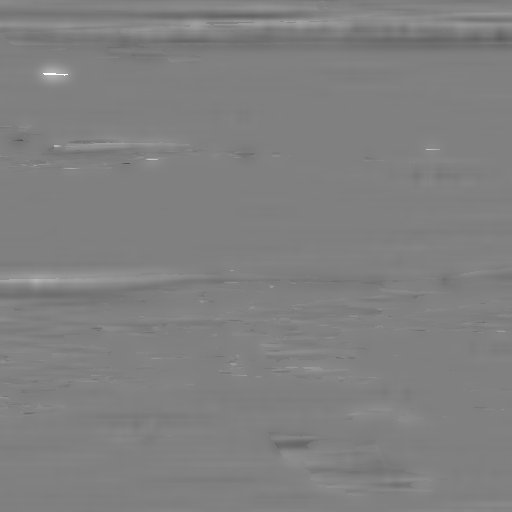
#> input picture data/relief/r128_01_52.jpg, 512 x 512 px, given in place of ldem_16_uint.tif, which was not available
$ python build_relief.py ../../data/relief/r128_01_52.jpg
#> lines starting #> are read from the running program, lines starting #| are printed output that depends on the picture
# Global real relief at 128 px/deg from the USGS Kaguya TC stereo DTMs.
#
#   build_relief.py [BAND_TOP_LAT ...]      default: every band, tops 86N..82S (so 86N..86S)
#
# Run in tools/relief with the four catalogue .parquet files beside it
# (README.md says where from).
#
# Output: tiles/r128_<row>_<col>.jpg, 512x512, 4 x 4 degrees, row 0 at 90N,
# col 0 at 180W. Each pixel is the height above the shipped LOLA model, in
# 7 m steps about 128: detail = round((z - base) / 7) + 128, where base is
# the BILINEAR sample of src/assets/planet/lola/ldem_16_uint.tif (metres =
# 0.5 v - 10000) at the pixel centre -- the game rebuilds the same base.
import os, sys, math, time, numpy as np, pandas as pd, rasterio
from rasterio.vrt import WarpedVRT
from rasterio.enums import Resampling
from rasterio.transform import from_origin
from rasterio.windows import Window
from rasterio.warp import transform_bounds
from concurrent.futures import ThreadPoolExecutor
from PIL import Image
from scipy import ndimage
from scipy.interpolate import RectBivariateSpline
PPD, TILE, STEP = 128, 512, 7.0
FEATHER = 8.0          # px: a DTM's weight ramps up over its outer 2 km
EDGE_TRIM = 3          # px trimmed off every DTM's edge (see the alignment loop)
MARGIN = 64            # px (0.5 deg) worked beyond the band's top and bottom, then cut off
AGREE_M = 25.0         # m: a DTM further than this from the median is outvoted
LOLA_AGREE_M = 80.0    # m rms: a DTM smoothed to LOLA's scale must agree with LOLA this well
TDEG = TILE / PPD                                  # 4 degrees
W = 360 * PPD
ROWS = TILE + 2 * MARGIN                           # rows a band is worked on
os.makedirs('tiles', exist_ok=True); os.makedirs('done', exist_ok=True)
LOLA_TIF = os.path.join(os.path.dirname(os.path.abspath(__file__)), '../../src/assets/planet/lola/ldem_16_uint.tif')
lola = np.array(Image.open(LOLA_TIF)).astype(np.float64) * 0.5 - 10000.0
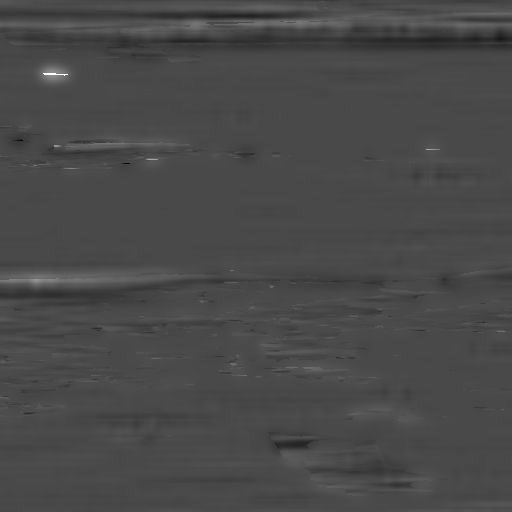
#> lola: shape (512, 512) float64; min -9961.5, max -9872.5, mean -9935.9; drawn with min black and max white
LH, LW = lola.shape
#> LH = 512; LW = 512
# [26 lines left out: functions base_rows, smooth_rows, not called in this run]
cats = ['kaguya_terrain_camera_usgs_dtms_v2_equi', 'kaguya_terrain_camera_usgs_dtms',
        'kaguya_terrain_camera_usgs_dtms_v2_northpolar', 'kaguya_terrain_camera_usgs_dtms_v2_southpolar']
frames = []
for pri, f in enumerate(cats):
#> (the run stopped early here; a loop or call above may not have finished)

$ run again, on data/relief/r128_01_53.jpg
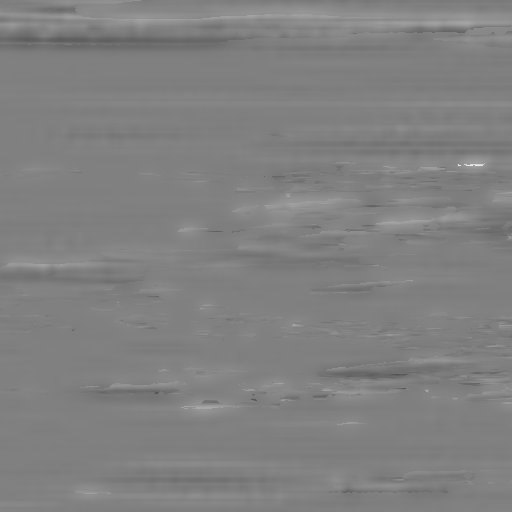
#> input picture data/relief/r128_01_53.jpg, 512 x 512 px, given in place of ldem_16_uint.tif, which was not available
#> `lola = np.array(Image.open(LOLA_TIF)).astype(np.float64) * 0.5 - 10000.0`:
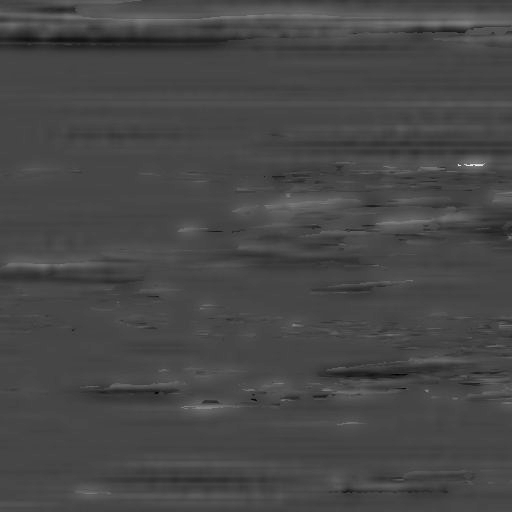
#> lola: shape (512, 512) float64; min -9959.5, max -9875, mean -9935.7; drawn with min black and max white

$ run again, on data/relief/r128_02_08.jpg
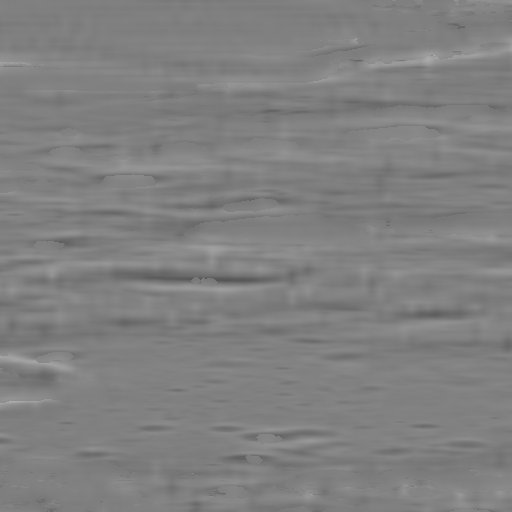
#> input picture data/relief/r128_02_08.jpg, 512 x 512 px, given in place of ldem_16_uint.tif, which was not available
#> `lola = np.array(Image.open(LOLA_TIF)).astype(np.float64) * 0.5 - 10000.0`:
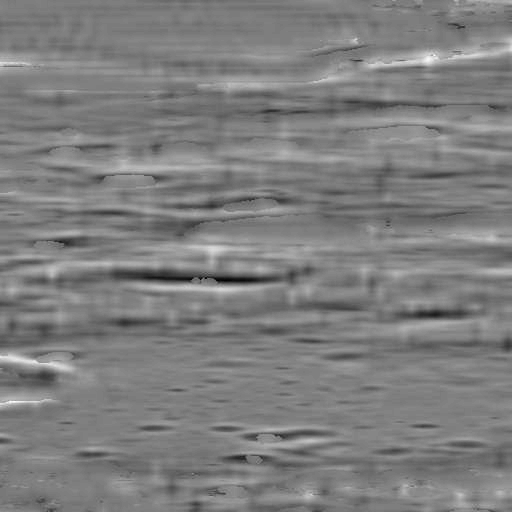
#> lola: shape (512, 512) float64; min -9958, max -9913.5, mean -9935.9; drawn with min black and max white
